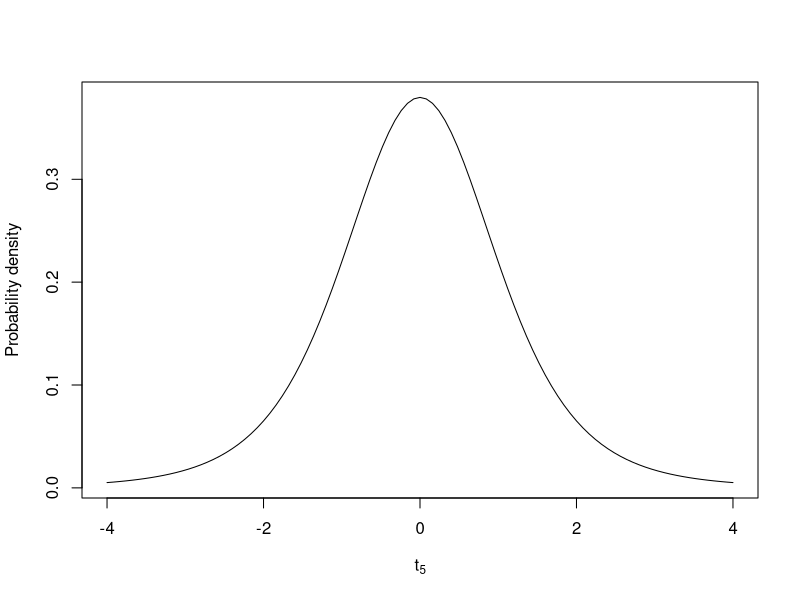
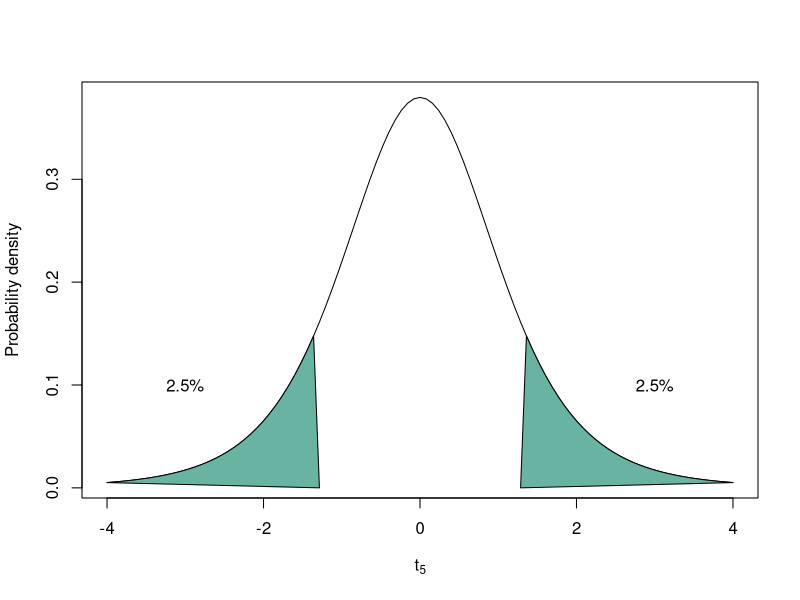
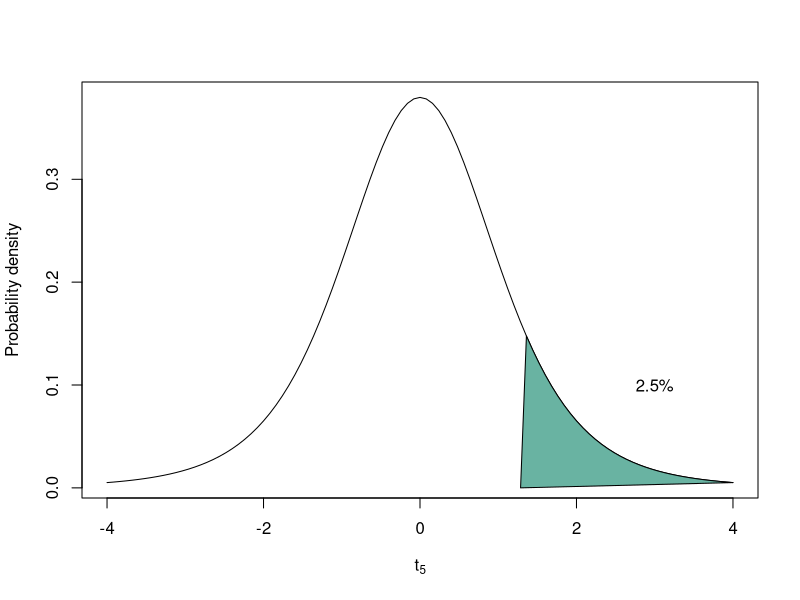
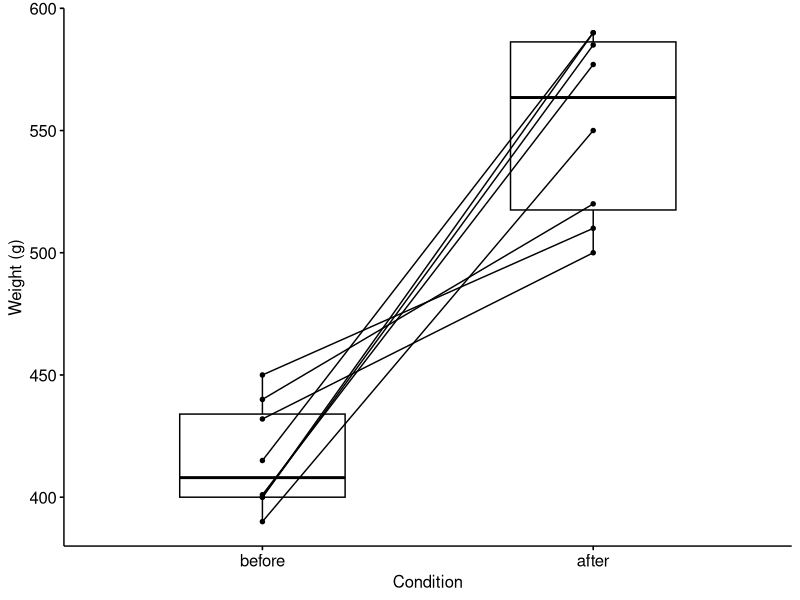
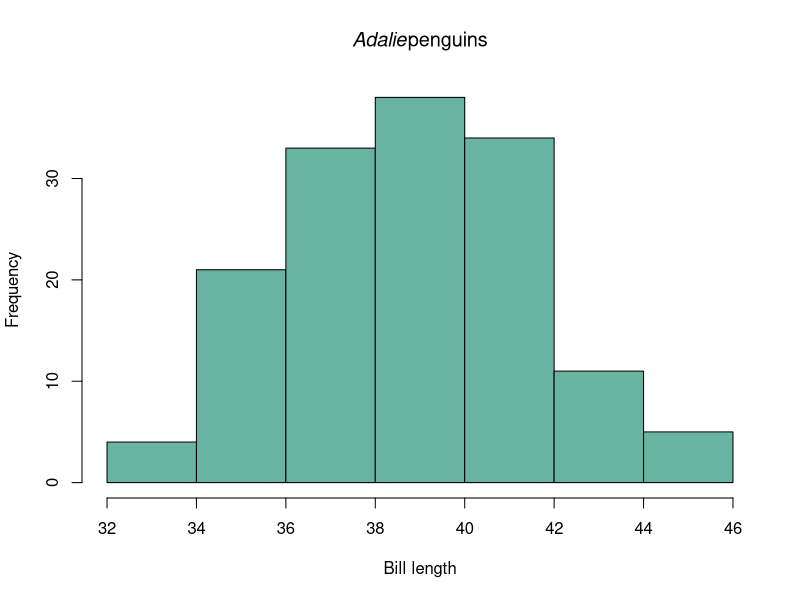
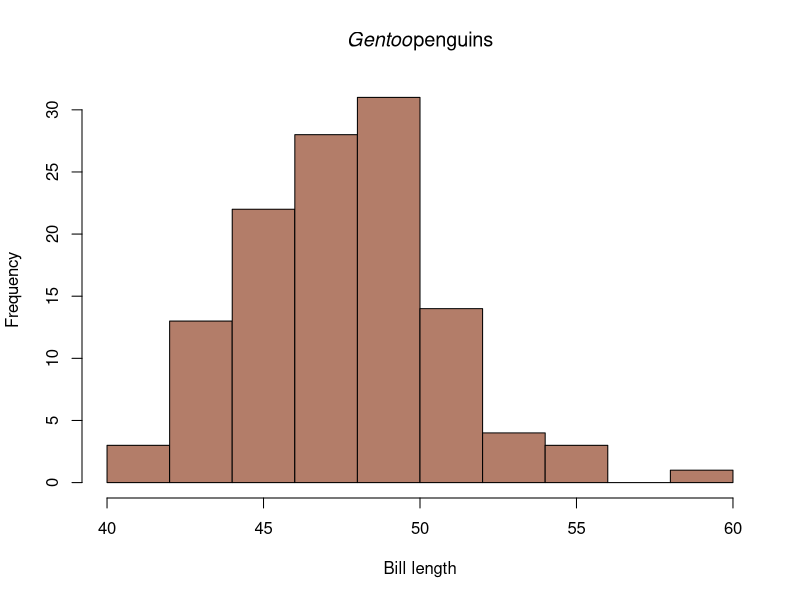
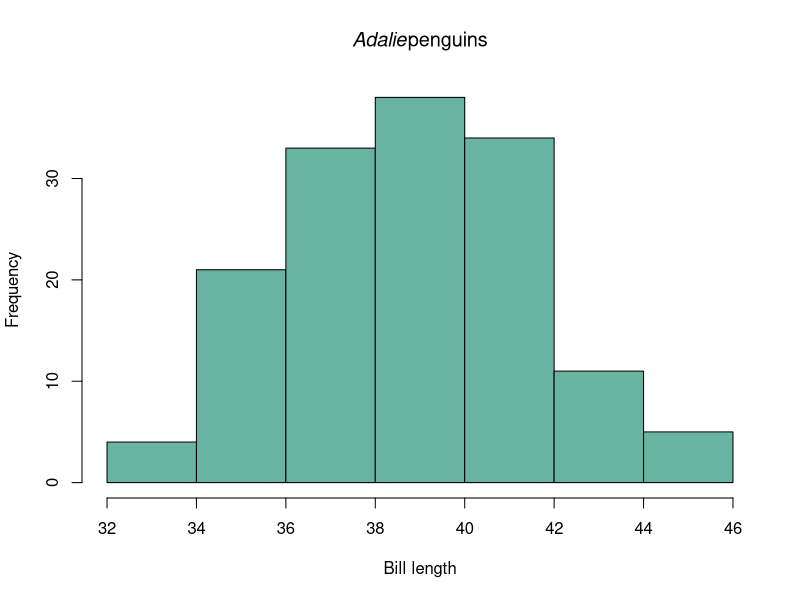

Here is the R script that generated these plots, in order:
## ---- chunk 1
curve(dt(x, df = 5), from = -4, to = 4,
      ylab = "Probability density",
      xlab = expression(t[5]))
## ---- chunk 2
# Calculating the critical value for the previous example
t_crit <- qt(0.05 / 2, df = 5)
print(abs(t_crit))
## ---- chunk 3
## Two tailed
x <- curve(dt(x, df = 5), from = -4, to = 4,
      ylab = "Probability density",
      xlab = expression(t[5]))

value1 <- 0.5 * t_crit
value2 <- 0.5 * abs(t_crit)

polygon(c(x$x[x$x <= value1], value1),
        c(x$y[x$x <= value1], 0),
        col = "#69b3a2",
        border = 1)
text(x = -3, y = 0.1, labels = "2.5%")

polygon(c(x$x[x$x >= value2], value2),
        c(x$y[x$x >= value2], 0),
        col = "#69b3a2",
        border = 1)
text(x = 3, y = 0.1, labels = "2.5%")

# One tailed

x <- curve(dt(x, df = 5), from = -4, to = 4,
      ylab = "Probability density",
      xlab = expression(t[5]))


polygon(c(x$x[x$x >= value2], value2),
        c(x$y[x$x >= value2], 0),
        col = "#69b3a2",
        border = 1)
text(x = 3, y = 0.1, labels = "2.5%")
## ---- chunk 4

## ---- chunk 5
sample <- iris$Petal.Width[iris$Species == "versicolor"]

ybar <- mean(sample)
n <- length(sample)
mu <- mean(iris$Petal.Width)
SE_ybar <- sd(sample) / sqrt(n)

t_stat <- (ybar - mu) / SE_ybar
print(t_stat)

t_crit <- qt(0.05 / 2, df = n - 1)
print(abs(t_crit))

# Two-tailed P value
2 * pt(q = t_stat, df = n - 1, lower.tail = FALSE)

# 95% CI
lower_ci <- ybar - (abs(t_crit) * SE_ybar)
upper_ci <- ybar + (abs(t_crit) * SE_ybar)

print(paste(round(lower_ci, 3), "< μ <", round(upper_ci, 3)))

# Check work with t.test()
t.test(sample, mu = mu)
## ---- chunk 6

before <- c(450, 400, 440, 390, 400, 432, 415, 401)
after <- c(510, 590, 520, 550, 585, 500, 590, 577)

# Produce a plot of the pairs
library(ggpubr)
pairs <- data.frame(before = before, after = after)
ggpaired(pairs, cond1 = "before", cond2 = "after", ylab = "Weight (g)")

# t-statistic
d <- pairs$before - pairs$after
dbar <- mean(d)
d_sd <- sd(d)
n <- length(d)

mu <- 0
SE_dbar <- d_sd / sqrt(n)

t_pairs <- (dbar - mu) / SE_dbar
print(t_pairs)

t_crit <- qt(0.05 / 2, df = n - 1)
print(abs(t_crit))

# Two-tailed P value
2 * pt(q = abs(t_pairs), df = n - 1, lower.tail = FALSE)

# Check work using t.test() function
t.test(before, after, paired = TRUE)
## ---- chunk 7

library(palmerpenguins)
data(penguins)

penguins <- na.omit(penguins)

adelie_bill <- penguins$bill_length_mm[penguins$species == "Adelie"]
gentoo_bill <- penguins$bill_length_mm[penguins$species == "Gentoo"]


# Visualize data (and check normality)
hist(adelie_bill, xlab = "Bill length",
      main = substitute(paste(italic('Adalie'),  "penguins")),
      col = "#69b3a2")
hist(gentoo_bill, xlab = "Bill length",
      main = substitute(paste(italic('Gentoo'),  "penguins")),
      col = "#b37d69")

# Two-sample t-statistic
ybar_1 <- mean(adelie_bill)
var_1 <- var(adelie_bill)
n_1 <- length(adelie_bill)
df_1 <- n_1 - 1

ybar_2 <- mean(gentoo_bill)
var_2 <- var(gentoo_bill)
n_2 <- length(gentoo_bill)
df_2 <- n_2 - 1

pooled_var <- ((df_1 * var_1) + (df_2 * var_2)) / (df_1 + df_2)

SE_diff <- sqrt(pooled_var * ((1 / n_1) + (1 / n_2)))

t_diff <- (ybar_1 - ybar_2) / SE_diff
print(t_diff)

t_crit <- qt(0.05 / 2, df = n_1 + n_2 - 2)
print(abs(t_crit))

# Two-tailed P value
2 * pt(q = abs(t_diff), df = n_1 + n_2 - 2, lower.tail = FALSE)

# Check work using t.test() function
t.test(adelie_bill, gentoo_bill, var.equal = TRUE)

# If variances are not equal,
# we can use Welch's t-test (which is the default in R)
t.test(adelie_bill, gentoo_bill)
## ---- chunk 8
library(palmerpenguins)
data(penguins)

penguins <- na.omit(penguins)
adelie_bill <- penguins$bill_length_mm[penguins$species == "Adelie"]

# Visualize data (and check normality)
hist(adelie_bill, xlab = "Bill length",
      main = substitute(paste(italic('Adalie'),  "penguins")),
      col = "#69b3a2")
## ---- chunk 9
library(palmerpenguins)
data(penguins)

penguins <- na.omit(penguins)
adelie_bill <- penguins$bill_length_mm[penguins$species == "Adelie"]

shapiro.test(adelie_bill)
## ---- chunk 10
library(palmerpenguins)
data(penguins)

penguins <- na.omit(penguins)

adelie_bill <- penguins$bill_length_mm[penguins$species == "Adelie"]
gentoo_bill <- penguins$bill_length_mm[penguins$species == "Gentoo"]

var_1 <- var(adelie_bill)
n_1 <- length(adelie_bill)
df_1 <- n_1 - 1

var_2 <- var(gentoo_bill)
n_2 <- length(gentoo_bill)
df_2 <- n_2 - 1

f_stat <- var_1 / var_2
print(f_stat)

# Check work using var.test()
var.test(adelie_bill, gentoo_bill)
## ---- chunk 11
library(car)
library(palmerpenguins)
data(penguins)

penguins <- na.omit(penguins)

leveneTest(bill_length_mm ~ species, penguins)
